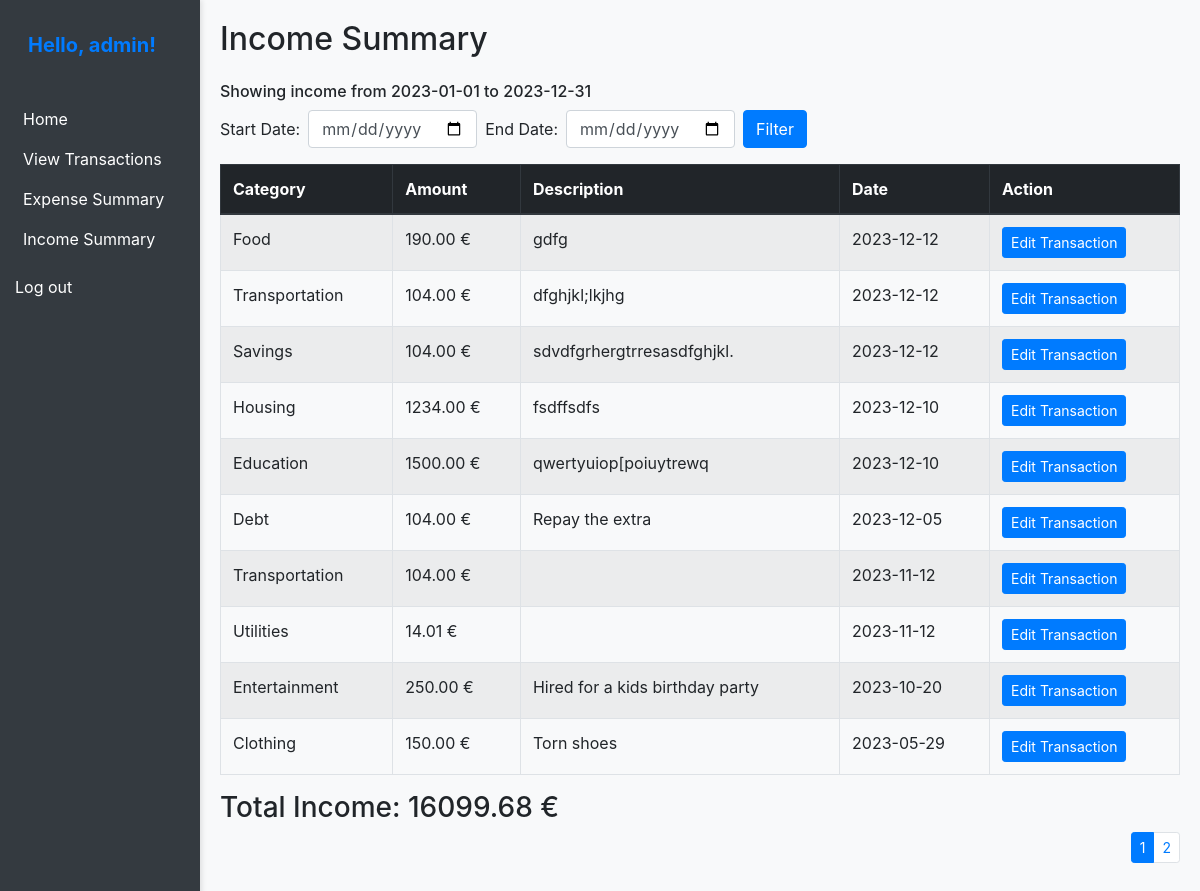
The page /expense_tracker/income_summary/ (signed in) on the database its author committed.
### expense_manager/models.py (models this page shows, shortened)
class Transaction(models.Model):
    user = models.ForeignKey(User, on_delete=models.CASCADE)
    amount = models.DecimalField(max_digits=10, decimal_places=2)
    category = models.ForeignKey(Category, on_delete=models.CASCADE)
    description = models.TextField(max_length=50, null=True, blank=True)
    date = models.DateField()
    TRANSACTION_TYPES = [
        ('income', 'Income'),
        ('expense', 'Expense'),
    ]
    transaction_type = models.CharField(max_length=10, choices=TRANSACTION_TYPES)
    class Meta:
        verbose_name = 'Transaction'
        verbose_name_plural = 'Transactions'

class Category(models.Model):
    user = models.ForeignKey(User, on_delete=models.CASCADE, blank=True, null=True)
    CATEGORY_CHOICES = (
        ('a', 'Housing'),
        ('b', 'Transportation'),
        ('c', 'Food'),
        ('d', 'Utilities'),
        ('e', 'Clothing'),
        ('f', 'Medical/Healthcare'),
        ('g', 'Insurance'),
        ('h', 'Household Items/Supplies'),
        ('i', 'Personal'),
        ('j', 'Debt'),
        ('k', 'Retirement'),
        ('l', 'Education'),
        ('m', 'Savings'),
        ('n', 'Gifts/Donations'),
        ('r', 'Entertainment'),
        ('o', 'Other')
    )
    category_name = models.CharField(max_length=1, choices=CATEGORY_CHOICES, blank=True, null=True,
                                     help_text='Categories')
    class Meta:
        verbose_name = 'Category'
        verbose_name_plural = 'Categories'

### expense_manager/views.py (the view)
# urls.py: path('income_summary/', views.income_summary, name='income_summary'),
@login_required
def income_summary(request):
    current_year = timezone.now().year
    start_date = f'{current_year}-01-01'
    end_date = f'{current_year}-12-31'
    if request.method == 'POST':
        start_date = request.POST.get('start_date')
        end_date = request.POST.get('end_date')
    income = Transaction.objects.filter(
        user=request.user,
        transaction_type='income',
        date__range=[start_date, end_date]
    ).order_by('-date', '-id')
    total_income = income.aggregate(Sum('amount'))['amount__sum']
    paginator = Paginator(income, 10)
    page_number = request.GET.get('page')
    income = paginator.get_page(page_number)
    context = {
        'income': income,
        'total_income': total_income,
        'start_date': start_date,
        'end_date': end_date,
    }
    return render(request, 'income_summary.html', context)

### templates/income_summary.html (shortened to what this page needs)
{% extends "base.html" %}
{% block content %}
    <h2 class="mb-4">Income Summary</h2>
    <h6>Showing income from {{ start_date }} to {{ end_date }}</h6>
    <form class="form-inline mb-3" method="post" action="{% url 'income_summary' %}">
        <div class="form-group mr-2">
            <label for="start_date" class="mr-2">Start Date:</label>
            <input type="date" id="start_date" name="start_date" class="form-control" required>
        </div>
        <div class="form-group mr-2">
            <label for="end_date" class="mr-2">End Date:</label>
            <input type="date" id="end_date" name="end_date" class="form-control" required>
        </div>
        <button type="submit" class="btn btn-primary">Filter</button>
    </form>
    {% if income %}
        <table class="table table-bordered table-striped">
            <thead class="thead-dark">
                <tr>
                    <th>Category</th>
                    <th>Amount</th>
                    <th>Description</th>
                    <th>Date</th>
                    <th>Action</th>
                </tr>
            </thead>
            <tbody>
                {% for income in income %}
                    <tr>
                        <td>{{ income.category.get_category_name_display }}</td>
                        <td>{{ income.amount|floatformat:2 }} €</td>
                        <td>{{ income.description }}</td>
                        <td>{{ income.date | date:"Y-m-d" }}</td>
                        <td>
                            <a href="{% url 'edit_transaction' income.id %}" class="btn btn-primary btn-sm">Edit Transaction</a>
                        </td>
                    </tr>
                {% endfor %}
            </tbody>
        </table>
        <h3>Total Income: {{ total_income|floatformat:2 }} €</h3>
    {% else %}
        <p>No income available.</p>
    {% endif %}
    <div>
    {% if income.has_other_pages %}
        <ul class="pagination pagination-sm justify-content-end">
            {% for i in income.paginator.page_range %}
                {% if income.number == i %}
                    <li class="page-item active">
                        <span class="page-link">{{ i }}</span>
                    </li>
                {% else %}
                    <li class="page-item">
                        <a class="page-link" href="?page={{ i }}">{{ i }}</a>
                    </li>
                {% endif %}
            {% endfor %}
        </ul>
    {% endif %}
</div>
{% endblock %}

### templates/base.html (shortened to what this page needs)
<!DOCTYPE html>
<html lang="en">
<head>
    <link rel="stylesheet" href="https://stackpath.bootstrapcdn.com/bootstrap/4.1.3/css/bootstrap.min.css">
    {% load static %}
    <link rel="stylesheet" href="{% static 'css/styles.css' %}">
</head>
<body>
    <div class="container-fluid">
        <div class="row">
            <div class="col-sm-2">
                {% block sidebar %}
                {% if user.is_authenticated %}
                <div class="text-center mb-4">
                    <a class="navbar-brand">
                        <p>Hello, {{ user.get_username }}!</p>
                    </a>
                </div>
                {% endif %}
                <ul class="sidebar-nav">
                    <li><a href="{% url 'index' %}">Home</a></li>
                    <li><a href="{% url 'transaction_list' %}">View Transactions</a></li>
                    <li><a href="{% url 'expense_summary' %}">Expense Summary</a></li>
                    <li><a href="{% url 'income_summary' %}">Income Summary</a></li>
                </ul>
                {% if user.is_authenticated %}
                <a href="{% url 'logout'%}" style="color: #ffffff;">Log out</a>
                {% else %}
                <a href="{% url 'login'%}" style="color: #ffffff;">Log in</a><br>
                <a href="{% url 'register'%}" style="color: #ffffff;">Register</a>
                {% endif %}
                {% endblock %}
            </div>
            <div class="custom-alert-container">
            </div>
            <div class="col-sm-10 ">
                {% block content %}{% endblock %}
            </div>
        </div>
    </div>
</body>
</html>

### expense_manager/static/css/styles.css (style rules this page uses)
.row { margin: 0; height: 100%; }
body { background-color: #f8f9fa; }
.container-fluid { height: 100vh; padding: 0; }
.sidebar-nav { list-style: none; padding: 0; background-color: #343a40; color: #ffffff; }
.sidebar-nav li { padding: 8px; }
.sidebar-nav a { color: #ffffff; text-decoration: none; }
.navbar-brand p { margin: 0; padding: 10px; color: #007bff; font-weight: bold; }
.custom-alert-container { position: fixed; top: 0; right: 0; z-index: 1000; padding: 10px; }
.col-sm-2 { background-color: #343a40; color: #fff; padding: 15px; min-height: 100%; box-shadow: 2px 0 5px rgba(0, 0, 0, 0.1); }
.col-sm-10 { padding: 20px; }

### rows shown on the page
Transaction: category.category_name "Food", amount "190.00", description "gdfg", date "2023-12-12"
Transaction: category.category_name "Transportation", amount "104.00", description "dfghjkl;lkjhg", date "2023-12-12"
Transaction: category.category_name "Savings", amount "104.00", description "sdvdfgrhergtrresasdfghjkl.", date "2023-12-12"
Transaction: category.category_name "Housing", amount "1234.00", description "fsdffsdfs", date "2023-12-10"
Transaction: category.category_name "Education", amount "1500.00", description "qwertyuiop[poiuytrewq", date "2023-12-10"
Transaction: category.category_name "Debt", amount "104.00", description "Repay the extra", date "2023-12-05"
Transaction: category.category_name "Transportation", amount "104.00", date "2023-11-12"
Transaction: category.category_name "Utilities", amount "14.01", date "2023-11-12"
Transaction: category.category_name "Entertainment", amount "250.00", description "Hired for a kids birthday party", date "2023-10-20"
Transaction: category.category_name "Clothing", amount "150.00", description "Torn shoes", date "2023-05-29"

### other values the page prints
{{ user.get_username }} "admin"
{{ start_date }} "2023-01-01"
{{ end_date }} "2023-12-31"
{{ total_income|floatformat:2 }} "16099.68"
{{ i }} "1"
{{ i }} "2"
